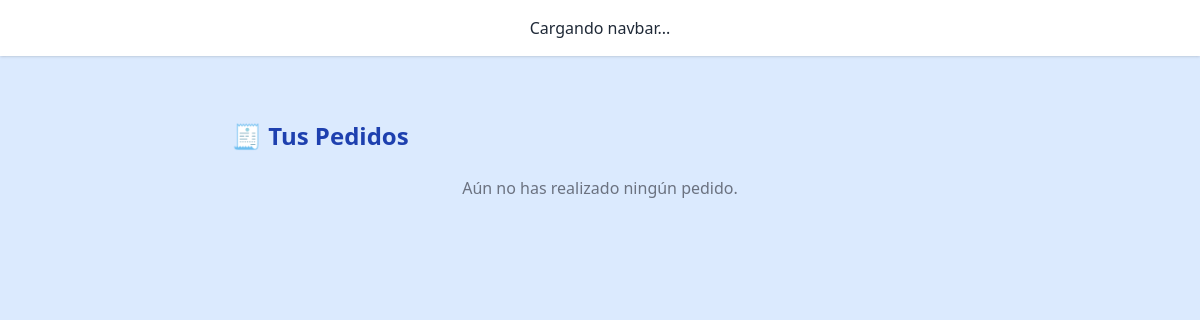
The app's page /orders/ (signed in), older data.
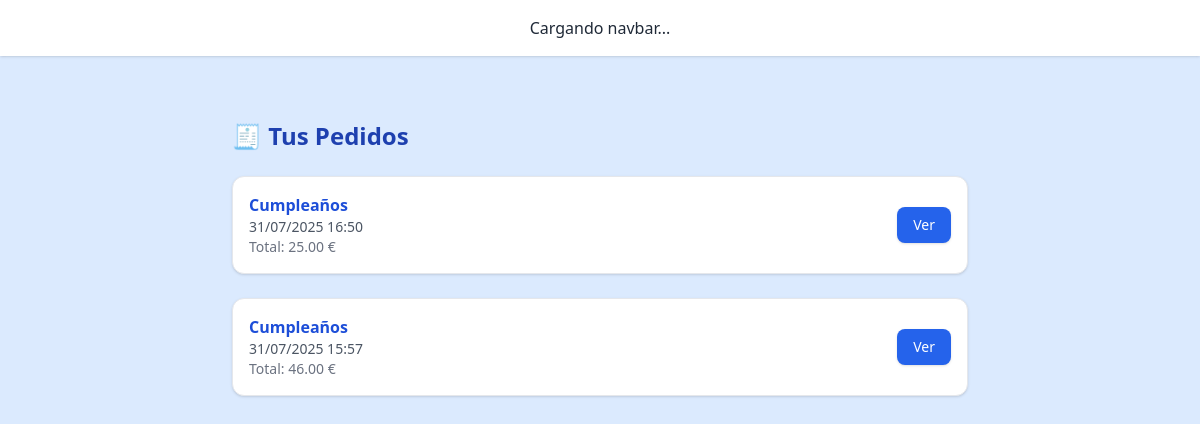
The same page, newer data.
### core/models/order.py (models this page shows, shortened)
class Order(models.Model):
    group = models.ForeignKey(Group, on_delete=models.CASCADE, related_name='orders')
    created_by = models.ForeignKey(UserAccount, on_delete=models.SET_NULL, null=True, blank=True)
    created_at = models.DateTimeField(auto_now_add=True)
    total_price = models.DecimalField(max_digits=10, decimal_places=2)
    direccion = models.CharField(max_length=255)
    notes = models.TextField(blank=True)
    confirmed = models.BooleanField(default=False)

### core/models/group.py (models this page shows, shortened)
class Group(models.Model):
    name = models.CharField(max_length=100)
    creator = models.ForeignKey(UserAccount, on_delete=models.CASCADE, related_name='owned_groups')
    members = models.ManyToManyField(UserAccount, related_name='groups_in')
    people_count = models.IntegerField()
    duration_days = models.IntegerField()
    preferences = models.TextField(blank=True)
    restrictions = models.TextField(blank=True)
    created_at = models.DateTimeField(auto_now_add=True)
    high_consume = models.BooleanField(default=False)
    invite_code = models.CharField(max_length=10, unique=True, blank=True)
    description = models.TextField( blank=True,
        help_text="Descripción libre del plan del grupo. Por ejemplo: lo que quieren comer cada día o el tipo de evento"
    )

### core/views.py (the view)
# urls.py: path('orders/', order_list_view, name='order_list'),
def order_list_view(request):
    orders = Order.objects.filter(created_by=request.user).order_by('-created_at')
    return render(request, "core/order_list.html", {"orders": orders})

### core/templates/core/order_list.html
{% extends "base.html" %}
{% block content %}
<div class="max-w-3xl mx-auto px-4 py-10 space-y-6">
  <h2 class="text-2xl font-bold text-blue-800">🧾 Tus Pedidos</h2>
  {% if orders %}
    {% for order in orders %}
      <div class="bg-white hover:bg-blue-50 border border-gray-200 rounded-xl shadow p-4 flex justify-between items-center transition">
        <div>
          <h3 class="font-semibold text-blue-700">{{ order.group.name }}</h3>
          <p class="text-sm text-gray-600">{{ order.created_at|date:"d/m/Y H:i" }}</p>
          <p class="text-sm text-gray-500">Total: {{ order.total_price|floatformat:2 }} €</p>
        </div>
        <a href="{% url 'order_detail' order.pk %}" class="bg-blue-600 hover:bg-blue-700 text-white text-sm font-medium px-4 py-2 rounded-lg shadow">Ver</a>
      </div>
    {% endfor %}
  {% else %}
    <p class="text-gray-500 text-center">Aún no has realizado ningún pedido.</p>
  {% endif %}
</div>
{% endblock %}

Row changes from the older to the newer data that the page shows:
added Order: group.name "Cumpleaños", created_at "31/07/2025 16:50", total_price "25.00"
added Order: group.name "Cumpleaños", created_at "31/07/2025 15:57", total_price "46.00"
Text that changed along with them:
text no longer shown: "Aún no has realizado ningún pedido."
